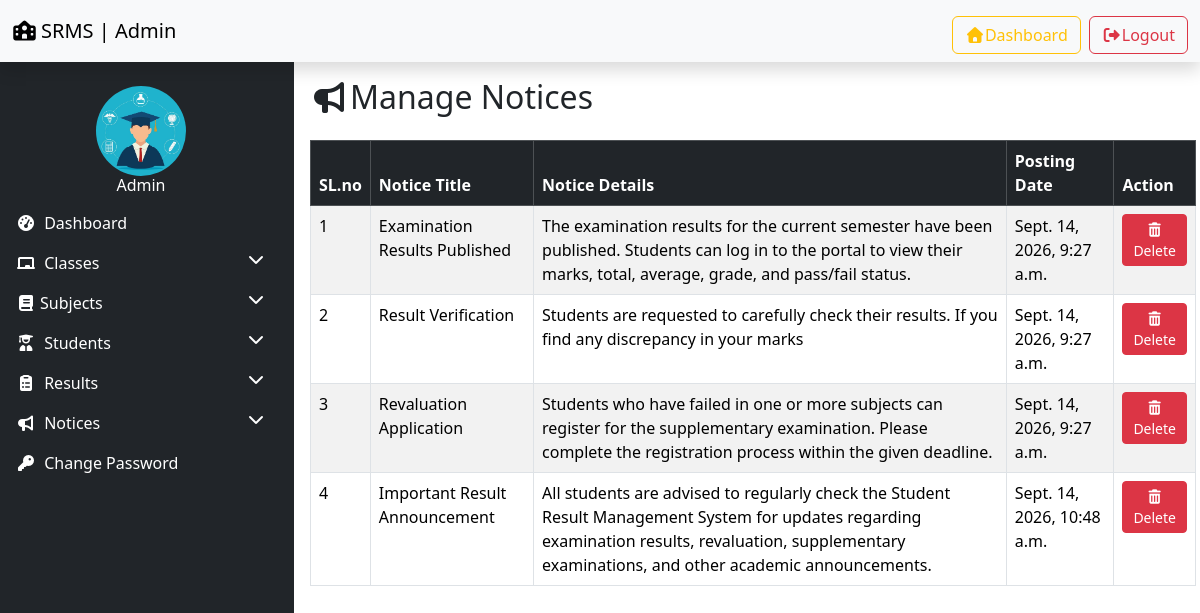
Page /manage_notice/ (signed in) on the committed database.
### resultapp/models.py (models this page shows, shortened)
class Notice(models.Model):
    title = models.CharField(max_length=100)
    detail = models.TextField()
    posting_date = models.DateTimeField(auto_now_add=True)
    updation_date = models.DateTimeField(auto_now=True)

### resultapp/views.py (the view, shortened to what this page needs)
# urls.py: path('manage_notice/',manage_notice, name='manage_notice'),
@login_required
def manage_notice(request):
    notices = Notice.objects.all()
    return render(request,'manage_notice.html',locals())

### resultapp/templates/manage_notice.html (shortened to what this page needs)
{% extends 'admin_base.html' %}
{% load static %}
{% block content %}
<div>
   <h2 class="mb-4"><i class="fas fa-bullhorn "></i>Manage Notices</h2>
            <table class="table table-bordered table-striped">
                <thead class="table-dark">
                    <tr>
                        <th>SL.no</th>
                        <th>Notice Title</th>
                        <th>Notice Details</th>
                        <th>Posting Date</th>
                        <th>Action</th>
                    </tr>
                </thead>
                <tbody>
                    {% for i in notices %}
                    <tr>
                        <td>{{forloop.counter}}</td>
                        <td>{{i.title}}</td>
                        <td>{{i.detail}}</td>
                        <td>{{i.posting_date}}</td>
                        <td>
                         <a href="?delete={{i.id}}" onclick="return confirm('Are you sure you want to delele this Notice?')" class="btn btn-danger btn-sm"><i class ="fas fa-trash-alt"></i>Delete</a>
                        </td>
                    </tr>
                    {% empty %}
                    <tr>
                        <td colspan="6" class="text-center">No Notices found.</td>
                    </tr>
                    {% endfor %}
                </tbody>
            </table>
</div>
{% endblock %}

### rows in the picture
Notice: title "Examination Results Published", detail "The examination results for the current semester have been published. Students can log in to the portal to view their marks, total, average, grade, and pass/fail status.", posting_date "Sept. 14, 2026, 9:27 a.m."
Notice: title "Result Verification", detail "Students are requested to carefully check their results. If you find any discrepancy in your marks", posting_date "Sept. 14, 2026, 9:27 a.m."
Notice: title "Revaluation Application", detail "Students who have failed in one or more subjects can register for the supplementary examination. Please complete the registration process within the given deadline.", posting_date "Sept. 14, 2026, 9:27 a.m."
Notice: title "Important Result Announcement", detail "All students are advised to regularly check the Student Result Management System for updates regarding examination results, revaluation, supplementary examinations, and other academic announcements.", posting_date "Sept. 14, 2026, 10:48 a.m."
